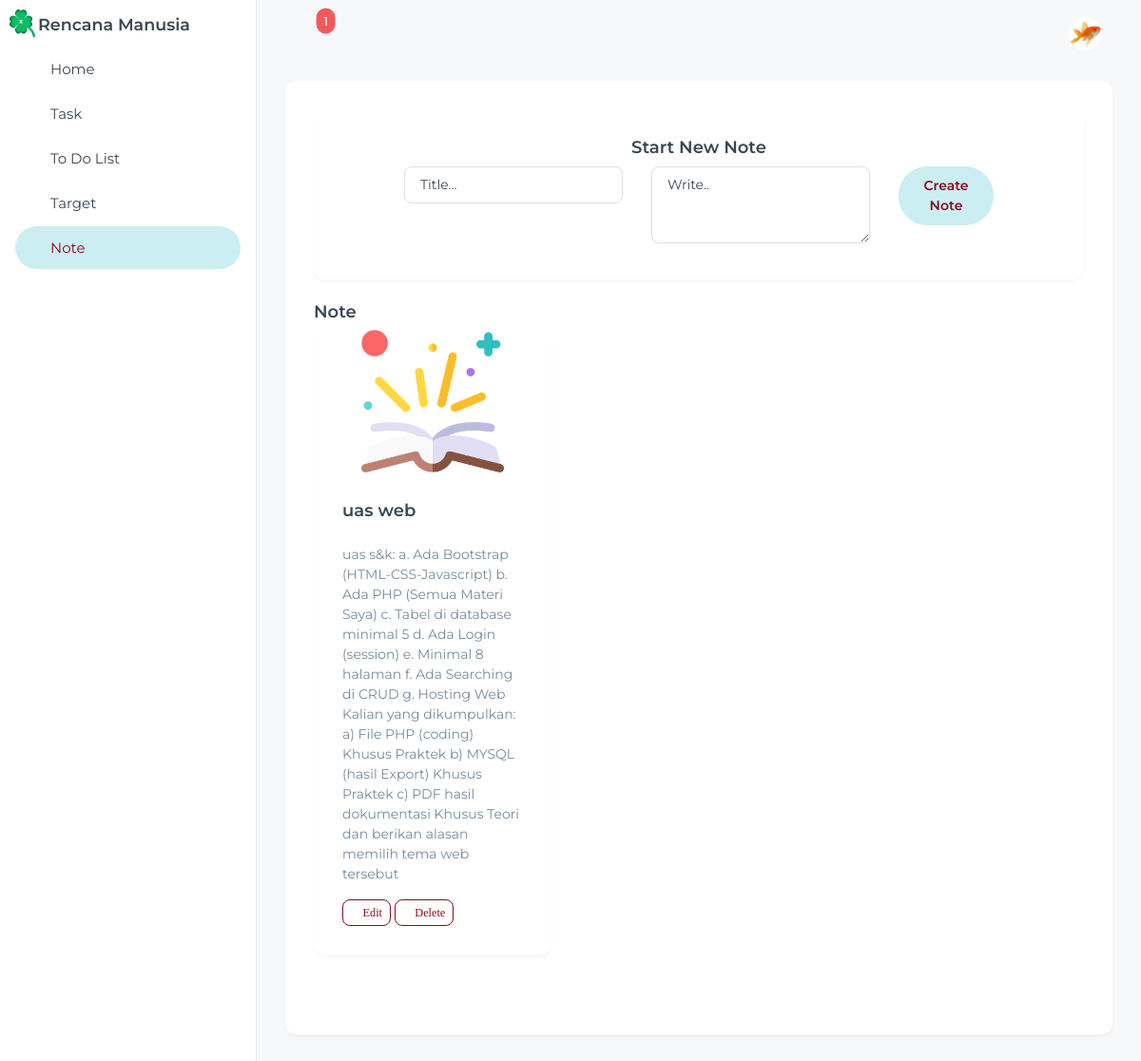
The app's page /note.php (signed in) with its own data.
### tables this page shows
CREATE TABLE `user` (
  `id_user` int(11) NOT NULL,
  `username` varchar(50) NOT NULL,
  `password` varchar(255) NOT NULL,
  `nama_lengkap` varchar(255) NOT NULL,
  `tanggal_daftar` timestamp NOT NULL DEFAULT current_timestamp(),
  `foto_profil` varchar(255) NOT NULL DEFAULT '''user-2.jpg'''
);

CREATE TABLE `note` (
  `id_note` int(255) NOT NULL,
  `judul_note` text NOT NULL,
  `deskripsi_note` text NOT NULL
);

### reminder_task.php (called while the page is built)
<?php
$reminder_task = [];
$today = date('Y-m-d');
if (!isset($data_task)) {
    $data_task = $db->tampil_data();
}
foreach ($data_task as $task) {
    $diff = (strtotime($task['tanggal_dl']) - strtotime($today)) / (60 * 60 * 24);
    if ($diff >= 0 && $diff <= 7) {
        $reminder_task[] = $task;
    }
}
$jumlah_reminder = count($reminder_task);
?>

### koneksi.php (called while the page is built, shortened)
<?php
class database {
    var $host = "localhost";
    var $username = "root";
    var $password = "";
    var $database = "uas";
    var $koneksi;
    function __construct() {
        $this->koneksi = mysqli_connect($this->host, $this->username, $this->password, $this->database);
    }
    function get_user_by_id($id_user) {
        $query = "SELECT * FROM user WHERE id_user = ?";
        $stmt = $this->koneksi->prepare($query);
        $stmt->bind_param("i", $id_user);
        $stmt->execute();
        $result = $stmt->get_result();
        return $result->fetch_assoc();
    }
    function tampil_data($search = "") {
        if ($search != "") {
            $data = mysqli_query($this->koneksi, "SELECT * FROM task WHERE judul LIKE '%$search%'");
        } else {
            $data = mysqli_query($this->koneksi, "SELECT * FROM task");
        }
        $hasil = [];
        while ($row = mysqli_fetch_array($data)) {
            $hasil[] = $row;
        }
        return $hasil;
    }
    function tampil_note($search = "") {
        if ($search != "") {
            $data = mysqli_query($this->koneksi, "SELECT * FROM note WHERE judul_note LIKE '%$search%'");
        } else {
            $data = mysqli_query($this->koneksi, "SELECT * FROM note");
        }
        $hasil = [];
        while ($row = mysqli_fetch_array($data)) {
            $hasil[] = $row;
        }
        return $hasil;
    }
}
?>

### note.php (the view, shortened to what this page needs)
<?php
include('koneksi.php');
$db = new database();
$search = isset($_GET['search']) ? $_GET['search'] : "";
$data_note = $db->tampil_note($search);
include('reminder_task.php');
$user_id = $_SESSION['id_user'];
$user = $db->get_user_by_id($user_id);
?>
<!DOCTYPE html>
<html lang="en">
<head>
  <link rel="stylesheet" href="css/styles.min.css" />
  <link rel="stylesheet" href="css/icons/tabler-icons/tabler-icons.css" />
</head>
<body>
  <div class="page-wrapper" id="main-wrapper" data-layout="vertical" data-navbarbg="skin6" data-sidebartype="full"
    data-sidebar-position="fixed" data-header-position="fixed">
    <aside class="left-sidebar">
      <div>
        <div class="brand-logo d-flex align-items-center justify-content-between">
          <a href="index.php" class="text-nowrap logo-img d-flex align-items-center">
            <img src="images/logos/logo_rm.png" alt="Logo" style="width: 30px; height: auto; margin-left: 10px;" />
            <h5 class="mb-0">Rencana Manusia </h5>
          </a>
        </div>
        <nav class="sidebar-nav scroll-sidebar" data-simplebar="">
          <ul id="sidebarnav">
            <li class="sidebar-item">
              <a class="sidebar-link" href="index.php" aria-expanded="false">
                <span><iconify-icon icon="solar:home-smile-bold-duotone" class="fs-6"></iconify-icon></span>
                <span class="hide-menu">Home</span>
              </a>
            </li>
            <li class="sidebar-item">
              <a class="sidebar-link" href="./task.php" aria-expanded="false">
                <span><iconify-icon icon="solar:file-smile-bold-duotone" class="fs-6"></iconify-icon></span>
                <span class="hide-menu">Task</span>
              </a>
            </li>
            <li class="sidebar-item">
              <a class="sidebar-link" href="./todo.php" aria-expanded="false">
                <span><iconify-icon icon="solar:list-check-minimalistic-bold-duotone" class="fs-6"></iconify-icon></span>
                <span class="hide-menu">To Do List</span>
              </a>
            </li>
            <li class="sidebar-item">
              <a class="sidebar-link" href="./target.php" aria-expanded="false">
                <span><iconify-icon icon="solar:danger-circle-bold-duotone" class="fs-6"></iconify-icon></span>
                <span class="hide-menu">Target</span>
              </a>
            </li>
            <li class="sidebar-item">
              <a class="sidebar-link" href="./note.php" aria-expanded="false">
                <span><iconify-icon icon="solar:bookmark-square-minimalistic-bold-duotone" class="fs-6"></iconify-icon></span>
                <span class="hide-menu">Note</span>
              </a>
            </li>
          </ul>
        </nav>
      </div>
    </aside>
    <div class="body-wrapper">
      <header class="app-header">
        <nav class="navbar navbar-expand-lg navbar-light">
          <ul class="navbar-nav">
            <li class="nav-item">
              <a class="nav-link nav-icon-hover position-relative" href="#" data-bs-toggle="dropdown">
                <i class="ti ti-bell-ringing"></i>
                <?php if($jumlah_reminder > 0): ?>
                  <span class="position-absolute top-10 start-100 translate-middle badge rounded-pill bg-danger">
                    <?= $jumlah_reminder ?>
                  </span>
                <?php endif; ?>
              </a>
            </li>
          </ul>
          <div class="navbar-collapse justify-content-end px-0" id="navbarNav">
            <ul class="navbar-nav flex-row ms-auto align-items-center justify-content-end">
              <li class="nav-item dropdown">
                <a class="nav-link nav-icon-hover" href="javascript:void(0)" id="drop2" data-bs-toggle="dropdown" aria-expanded="false">
                    <?php
                    $foto_profil_nav = !empty($user['foto_profil']) ?
                        "images/uploads/" . $user['foto_profil'] :
                        "images/user-2.jpg";
                    ?>
                    <img src="<?= $foto_profil_nav ?>" alt="Foto Profil" width="35" height="35" class="rounded-circle" style="object-fit: cover;">
                </a>
              </li>
            </ul>
          </div>
        </nav>
      </header>
      <div class="container-fluid">
        <div class="card">
          <div class="card-body">
            <div class="card mb-4 text-center">
              <div class="card-body">
                <h5 class="card-title">Start New Note</h5>
                <form action="proses_note.php?action=add" method="POST">
                  <div class="row justify-content-center">
                    <div class="col-md-4 mb-2">
                      <input type="text" name="judul_note" class="form-control" placeholder="Title..." required>
                    </div>
                    <div class="col-md-4 mb-2">
                      <textarea name="deskripsi_note" class="form-control" placeholder="Write.." rows="3" required></textarea>
                    </div>
                    <div class="col-md-2 mb-2">
                      <button type="submit" class="btn btn-primary w-100">Create Note</button>
                    </div>
                  </div>
                </form>
              </div>
            </div>
            <div class="row">
              <h4 class="card-title">Note</h4>
              <?php if (empty($data_note)) { ?>
                  <div class="col-12"><div class="alert alert-warning">Belum ada note.</div></div>
              <?php } else {
                  foreach($data_note as $note): ?>
                  <div class="col-md-4 mb-4">
                      <div class="card">
                          <img src="images/storytelling.png" class="card-img-top img-fluid" alt="note-image" style="max-height:150px; object-fit:contain;">
                          <div class="card-body">
                              <h5 class="card-title fw-semibold mb-4"><?= htmlspecialchars($note['judul_note']) ?></h5>
                              <p class="card-text"><?= htmlspecialchars($note['deskripsi_note']) ?></p>
                              <a href="note.php?action=edit_note&id=<?= $note['id_note']; ?>"
                              class="btn btn-sm btn-outline-secondary">
                              <i class="ti ti-edit"> Edit</i></a>
                              <a href="proses_note.php?action=delete_note&id=<?= $note['id_note']; ?>"
                              class="btn btn-sm btn-outline-secondary"
                              onclick="return confirm('Apakah Anda yakin ingin menghapus data ini?')"><i class="ti ti-trash"> Delete</i></a>
                          </div>
                      </div>
                  </div>
              <?php endforeach; } ?>
            </div>
          </div>
        </div>
      </div>
    </div>
  </div>
</body>
</html>

### records on screen
user: foto_profil (picture)
note: judul_note "uas web", deskripsi_note "uas s&k: a. Ada Bootstrap (HTML-CSS-Javascript) b. Ada PHP (Semua Materi Saya) c. Tabel di database minimal 5 d. Ada Login (session) e. Minimal 8 halaman f. Ada Searching di CRUD g. Hosting Web Kalian yang dikumpulkan: a) File PHP (coding) Khusus Praktek b) MYSQL (hasil Export) Khusus Praktek c) PDF hasil dokumentasi Khusus Teori dan berikan alasan memilih tema web tersebut"

### other values on screen
$jumlah_reminder "1"
